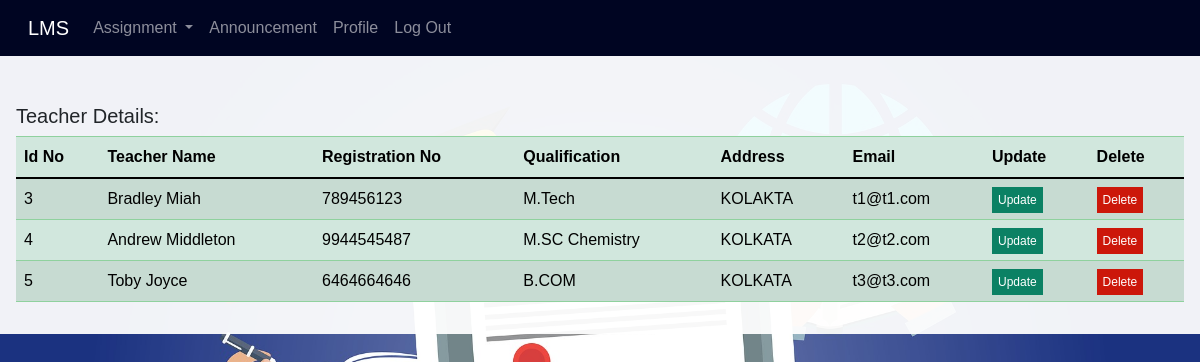
The app's page /view_teacher/, older data.
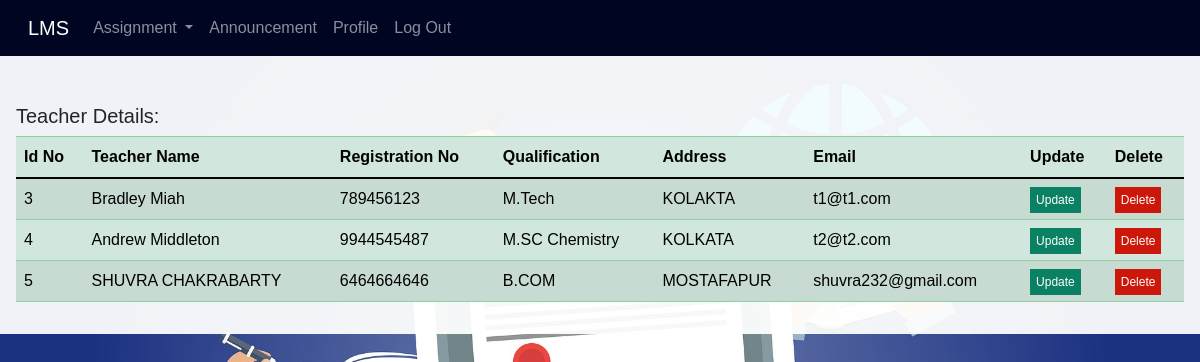
The same page, newer data.
### lms_app/models.py (models this page shows)
class Teacher(models.Model):
    id = models.AutoField(primary_key=True)
    name = models.CharField(max_length=70, unique=False)
    subject = models.CharField(max_length=80,unique=False,null=True)
    reg_no = models.CharField(max_length=30, unique=True)
    address = models.CharField(max_length=500, unique=False)
    password = models.CharField(max_length=50, unique=False, null=True)
    email = models.CharField(max_length=70, unique=False, null=True)

### lms_app/views.py (the view)
# urls.py: path('view_teacher/',views.view_teacher,name='view_teacher'),
def view_teacher(requests):
    teachers = Teacher.objects.all()
    my_dict = {'teachers':teachers}
    return render(requests,'view_teacher.html',context=my_dict)

### templates/view_teacher.html (shortened to what this page needs)
{% extends 'header.html' %}
{% block body_block %}
<div class="from_table">
    <table class="table table-striped table-success">
      <h5 style="padding-top: 2rem;">Teacher Details:</h5>
  <thead>
    <tr>
      <th scope="col">Id No</th>
      <th scope="col">Teacher Name</th>
      <th scope="col">Registration No</th>
        <th scope="col">Qualification</th>
         <th scope="col">Address</th>
         <th scope="col">Email</th>
      <th scope="col">Update</th>
      <th scope="col">Delete</th>
    </tr>
  </thead>
  <tbody>
{% if teachers %}
{%  for t in teachers %}
    <tr>
      <td>{{t.id}}</td>
      <td>{{t.name}}</td>
      <td>{{t.reg_no}}</td>
      <td>{{t.subject}}</td>
      <td>{{t.address}}</td>
      <td>{{t.email}}</td>
        <td><a href="{% url 'base:update_teacher' teacher_id=t.id %}" style="text-decoration: none; background: rgb(11, 129, 100); padding: 6px; color: white; font-size: 12px;">Update</a></td>
        <td><a href="{% url 'base:delete_teacher' teacher_id=t.id %}" style="text-decoration: none; background: rgb(204, 23, 10); padding: 6px; color: white; font-size: 12px;">Delete</a></td>
    </tr>
{% endfor %}
{%endif %}
  </tbody>
</table>
</div>
</body>
</html>
{% endblock %}

Row changes from the older to the newer data that the page shows:
changed Teacher "B.COM": name "Toby Joyce" → "SHUVRA CHAKRABARTY"; address "KOLKATA" → "MOSTAFAPUR"; email "t3@t3.com" → "shuvra232@gmail.com"
